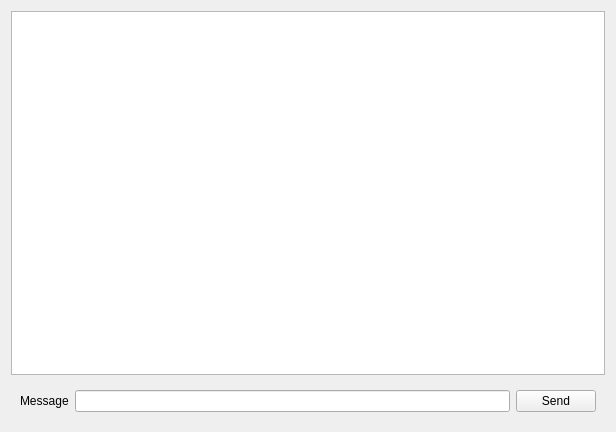
<?xml version="1.0" encoding="UTF-8"?>
<ui version="4.0">
 <class>ClientChatWidget</class>
 <widget class="QWidget" name="ClientChatWidget">
  <property name="geometry">
   <rect>
    <x>0</x>
    <y>0</y>
    <width>616</width>
    <height>432</height>
   </rect>
  </property>
  <property name="windowTitle">
   <string>Form</string>
  </property>
  <layout class="QVBoxLayout" name="verticalLayout">
   <item>
    <widget class="QListWidget" name="lstMessages"/>
   </item>
   <item>
    <widget class="QWidget" name="wdgSend" native="true">
     <layout class="QHBoxLayout" name="horizontalLayout">
      <item>
       <widget class="QLabel" name="label">
        <property name="text">
         <string>Message</string>
        </property>
       </widget>
      </item>
      <item>
       <widget class="QLineEdit" name="lnMessage"/>
      </item>
      <item>
       <widget class="QPushButton" name="btnSend">
        <property name="text">
         <string>Send</string>
        </property>
       </widget>
      </item>
     </layout>
    </widget>
   </item>
  </layout>
 </widget>
 <resources/>
 <connections/>
</ui>
